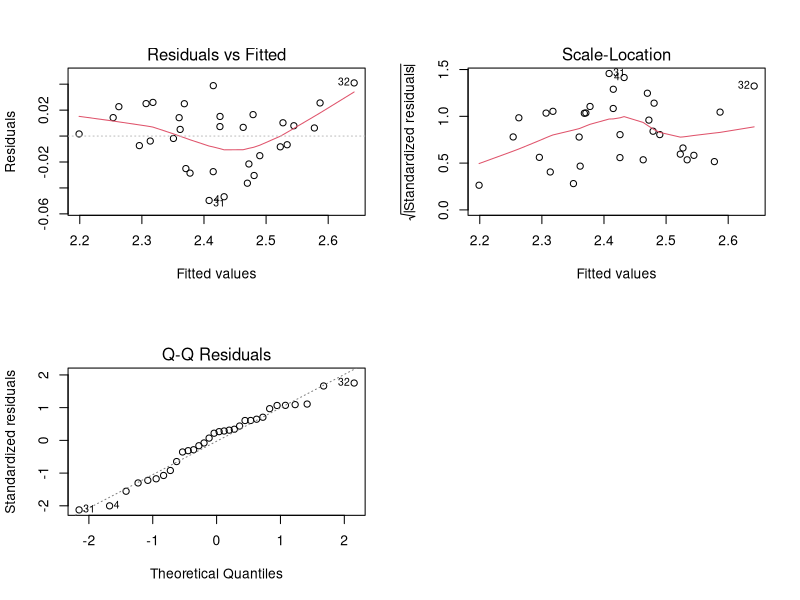
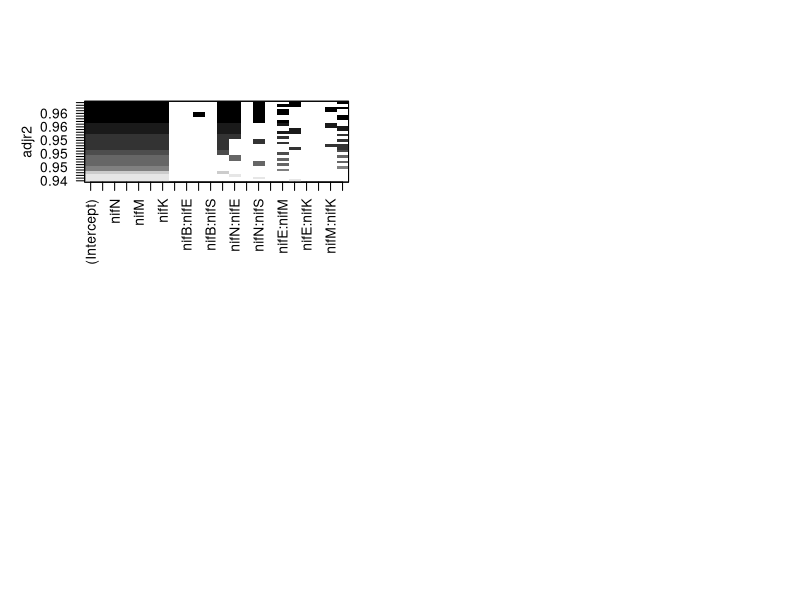

Recreate these plots in R, in order.
# Uploads library data on nif gene expression levels and pathway yield - don't forget to replace filePath with the path to library_yields.csv on your system
setwd("C:\\Users\\gottb\\OneDrive\\Documents\\Graduate_School\\Synthetic Biology\\Hmwk\\Hmwk2")
myData <- read.csv("library_yields.csv")

# Log 10 transformation of data to address nonlinearity and heteroscedasticity

transformData <- log10(myData)

# Multiple linear regression on transformed data

# The gene expression terms on the right hand side of the equation (and all other equations in this script) should match the genes tested by your library

# You may also add interaction terms of the form nifB:nifH, nifN:nifE:nifM, etc. to the equation

fit <- lm(yield ~ nifB + nifN + nifE + nifM + nifS + nifK, data=transformData)

# Displays summary of regression model, including coefficients, p-values, R^2, etc.

summary(fit)

# Creates residual plots for regression model
dev.off()
layout(matrix(c(1,2,3,4),2,2))

plot(fit)

# Fits many regression models to transformed data and ranks them by adjusted R^2 - see suggested reading 3

library(leaps) 

leaps <- regsubsets(yield ~ (nifB + nifN + nifE + nifM + nifS + nifK)^2, data=transformData, nbest=6, nvmax=11, force.in=c(1,2,3,4,5,6))

plot(leaps, scale="adjr2")

# Uses regression model to predict yield for a new set of gene expression levels

newData <- data.frame(nifB = log10(67),  nifE = log10(500), nifK = log10(14000), nifM = log10(10000), nifN = log10(10000), nifS = log10(12000))

predictedYield <- 10^predict(fit, newData)
